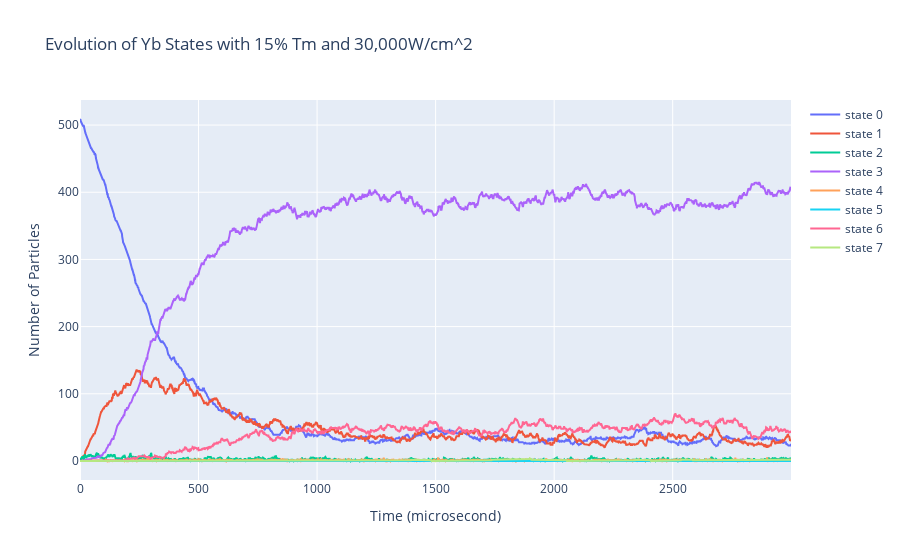

Notebook code for this chart:
### Code cell
import plotly.graph_objects as go
traces = []
for i, y in r['tm_distribution'].items():
    trace = go.Scatter(y=y, mode='lines', name=f'state {i}')
    traces.append(trace)

fig = go.Figure(traces)

fig.update_layout(title='Evolution of Yb States with 15% Tm and 30,000W/cm^2', xaxis_title='Time (microsecond)', yaxis_title='Number of Particles')

fig.show()

### Figure 1 — Plotly figure (JSON) as saved in the notebook; plotly's stock layout.template omitted (floating-point values rounded to 4 significant figures; data arrays with more than 128 entries replaced by an {"elided": "..."} marker saying what was removed)
{"data": [{"mode": "lines", "name": "state 0", "type": "scatter", "y": {"elided": "3000 int values"}}, {"mode": "lines", "name": "state 1", "type": "scatter", "y": {"elided": "3000 int values"}}, {"mode": "lines", "name": "state 2", "type": "scatter", "y": {"elided": "3000 int values"}}, {"mode": "lines", "name": "state 3", "type": "scatter", "y": {"elided": "3000 int values"}}, {"mode": "lines", "name": "state 4", "type": "scatter", "y": {"elided": "3000 int values"}}, {"mode": "lines", "name": "state 5", "type": "scatter", "y": {"elided": "3000 int values"}}, {"mode": "lines", "name": "state 6", "type": "scatter", "y": {"elided": "3000 int values"}}, {"mode": "lines", "name": "state 7", "type": "scatter", "y": {"elided": "3000 int values"}}], "layout": {"title": {"text": "Evolution of Yb States with 15% Tm and 30,000W/cm^2"}, "xaxis": {"title": {"text": "Time (microsecond)"}}, "yaxis": {"title": {"text": "Number of Particles"}}}}
